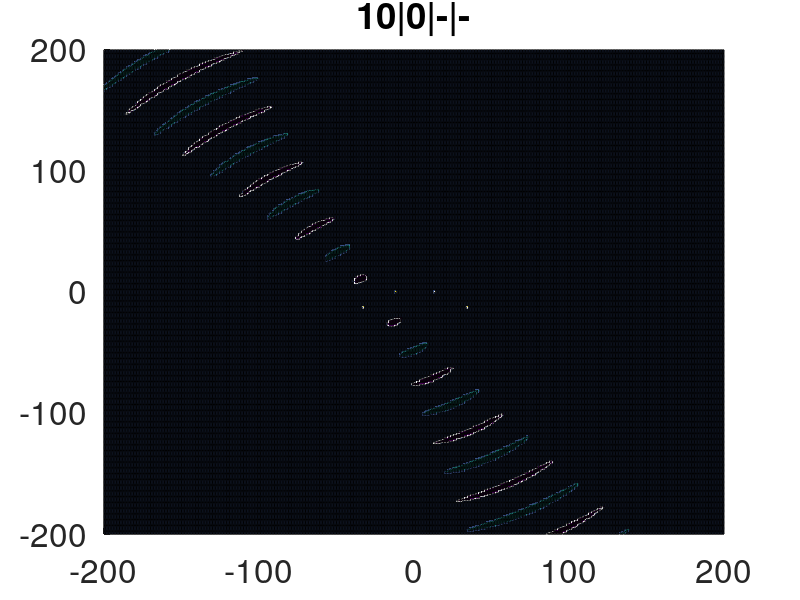

This chart was generated by the following MATLAB code:
#########################################
####### variables for the picture #######
#########################################

clear all;
close all;

% Time in seconds for each plot in the GIF
DelayTime = 0.1; 

startx = 150;
starty = 150;
width = 1062;
height = 980;

minimum_value = 1.9;

########################################
####### variables for the figure #######
########################################

matrix_size = 200;
number_of_points = 2 * matrix_size + 1;

reference_x_pos = 0;
reference_y_pos = 0;

antenna_1_x_pos = -12;
antenna_1_y_pos = 0;
	antenna_1_enable = 1;
	angle_offset_1 = 0;

antenna_2_x_pos = 13;
antenna_2_y_pos = 0;
	antenna_2_enable = 0;
	angle_offset_2 = 0;

antenna_3_x_pos = -33;
antenna_3_y_pos = -13;
	antenna_3_enable = 1;
	angle_offset_3 = 10;

antenna_4_x_pos = 34;
antenna_4_y_pos = -13;
	antenna_4_enable = 0;
	angle_offset_4 = 0;

wave_length = 50;

########################################

frequency = (2 * pi) / wave_length;
radian_offset_1 = angle_offset_1 * pi / 180;
radian_offset_2 = angle_offset_2 * pi / 180;
radian_offset_3 = angle_offset_3 * pi / 180;
radian_offset_4 = angle_offset_4 * pi / 180;

space_reference_x = linspace(-matrix_size-reference_x_pos,matrix_size-reference_x_pos,number_of_points) ;
space_reference_y = linspace(-matrix_size-reference_y_pos,matrix_size-reference_y_pos,number_of_points) ;

space_antenna_1_x = linspace(-matrix_size-antenna_1_x_pos,matrix_size-antenna_1_x_pos,number_of_points) ;
space_antenna_1_y = linspace(-matrix_size-antenna_1_y_pos,matrix_size-antenna_1_y_pos,number_of_points) ;

space_antenna_2_x = linspace(-matrix_size-antenna_2_x_pos,matrix_size-antenna_2_x_pos,number_of_points) ;
space_antenna_2_y = linspace(-matrix_size-antenna_2_y_pos,matrix_size-antenna_2_y_pos,number_of_points) ;

space_antenna_3_x = linspace(-matrix_size-antenna_3_x_pos,matrix_size-antenna_3_x_pos,number_of_points) ;
space_antenna_3_y = linspace(-matrix_size-antenna_3_y_pos,matrix_size-antenna_3_y_pos,number_of_points) ;

space_antenna_4_x = linspace(-matrix_size-antenna_4_x_pos,matrix_size-antenna_4_x_pos,number_of_points) ;
space_antenna_4_y = linspace(-matrix_size-antenna_4_y_pos,matrix_size-antenna_4_y_pos,number_of_points) ;

mesh_antenna_1_value = zeros(number_of_points,number_of_points);
mesh_antenna_2_value = zeros(number_of_points,number_of_points);
mesh_antenna_3_value = zeros(number_of_points,number_of_points);
mesh_antenna_4_value = zeros(number_of_points,number_of_points);

[antenna_1_x,antenna_1_y] = meshgrid(space_antenna_1_x,space_antenna_1_y);
[antenna_2_x,antenna_2_y] = meshgrid(space_antenna_2_x,space_antenna_2_y);
[antenna_3_x,antenna_3_y] = meshgrid(space_antenna_3_x,space_antenna_3_y);
[antenna_4_x,antenna_4_y] = meshgrid(space_antenna_4_x,space_antenna_4_y);

########################################

distance_antenna_1_value = sqrt(antenna_1_x.*antenna_1_x + antenna_1_y.*antenna_1_y);
distance_antenna_2_value = sqrt(antenna_2_x.*antenna_2_x + antenna_2_y.*antenna_2_y);
distance_antenna_3_value = sqrt(antenna_3_x.*antenna_3_x + antenna_3_y.*antenna_3_y);
distance_antenna_4_value = sqrt(antenna_4_x.*antenna_4_x + antenna_4_y.*antenna_4_y);

##################################
######### edit title name ########
##################################

if (antenna_1_enable == 1)
	text_1 = [num2str(angle_offset_1) , "|"];
else
	text_1 = ["-|"];
endif

if (antenna_2_enable == 1)
	text_2 = [num2str(angle_offset_2) , "|"];
else
	text_2 = ["-|"];
endif

if (antenna_3_enable == 1)
	text_3 = [num2str(angle_offset_3) , "|"];
else
	text_3 = ["-|"];
endif

if (antenna_4_enable == 1)
	text_4 = [num2str(angle_offset_4)];
else
	text_4 = ["-"];
endif

text_title = [text_3 , text_1 , text_2 , text_4];
filename = ["antenna_" , text_title , ".gif"];

##################################
####### create the picture #######
##################################

% Generate the function and plot it
mesh_antenna_value = zeros(number_of_points,number_of_points);

mesh_antenna_1_value = antenna_1_enable * cos(frequency*distance_antenna_1_value + radian_offset_1);
mesh_antenna_2_value = antenna_2_enable * cos(frequency*distance_antenna_2_value + radian_offset_2);
mesh_antenna_3_value = antenna_3_enable * cos(frequency*distance_antenna_3_value + radian_offset_3);
mesh_antenna_4_value = antenna_4_enable * cos(frequency*distance_antenna_4_value + radian_offset_4);

mesh_antenna_value = mesh_antenna_1_value + mesh_antenna_2_value + mesh_antenna_3_value + mesh_antenna_4_value;

mesh_antenna_value(number_of_points-matrix_size+antenna_1_y_pos,number_of_points-matrix_size+antenna_1_x_pos) = 3;
mesh_antenna_value(number_of_points-matrix_size+antenna_2_y_pos,number_of_points-matrix_size+antenna_2_x_pos) = 3;
mesh_antenna_value(number_of_points-matrix_size+antenna_3_y_pos,number_of_points-matrix_size+antenna_3_x_pos) = 3;
mesh_antenna_value(number_of_points-matrix_size+antenna_4_y_pos,number_of_points-matrix_size+antenna_4_x_pos) = 3;

mesh_antenna_boolean = zeros(number_of_points,number_of_points);

for i=1:number_of_points
    for j=1:number_of_points
	if (mesh_antenna_value(i,j) > minimum_value)
	    mesh_antenna_boolean(i,j) = 1;
	endif
	if (mesh_antenna_value(i,j) < -minimum_value)
	    mesh_antenna_boolean(i,j) = -1;
	endif
    endfor
endfor

mesh_antenna_boolean(number_of_points-matrix_size+antenna_1_y_pos,number_of_points-matrix_size+antenna_1_x_pos) = 3;
mesh_antenna_boolean(number_of_points-matrix_size+antenna_2_y_pos,number_of_points-matrix_size+antenna_2_x_pos) = 3;
mesh_antenna_boolean(number_of_points-matrix_size+antenna_3_y_pos,number_of_points-matrix_size+antenna_3_x_pos) = 3;
mesh_antenna_boolean(number_of_points-matrix_size+antenna_4_y_pos,number_of_points-matrix_size+antenna_4_x_pos) = 3;

% Create empty figure and assign number
f = figure('position',[startx,starty,width,height]);

pause(0.1);

surface(space_reference_x,space_reference_y,mesh_antenna_boolean) ;
title(text_title);
set(gca, "fontsize", 24);
xlim([-matrix_size,matrix_size]);
drawnow

pause(0.1);

% Image Processing
% Assign plot to a frame
frame = getframe(f);
% Convert frame to RGB image (3 dimensional) 
im = frame2im(frame);
% Transform RGB samples to 1 dimension with a color map "cm". 
[imind,cm] = rgb2ind(im); 
% Create GIF file
imwrite(imind,cm,filename,'gif','DelayTime', DelayTime , 'Compression' , 'lzw');


pause(0.1);

close all;
